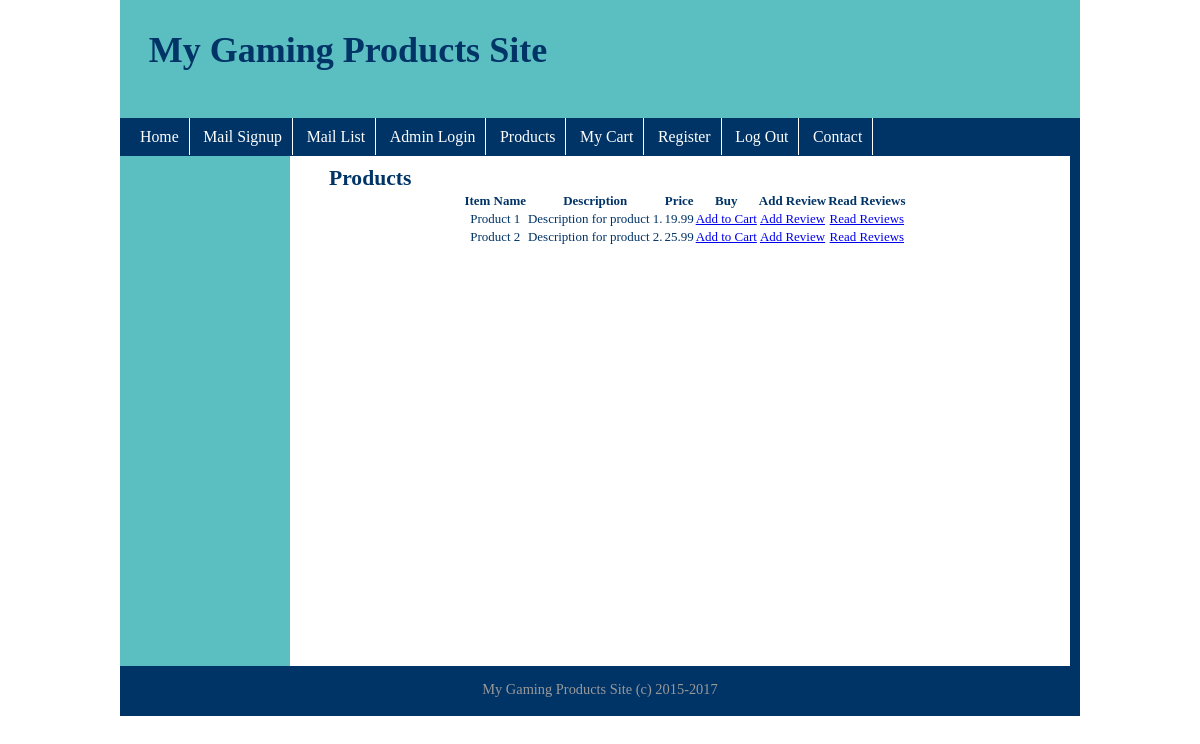
/products.php, run on the app's committed database.
### tables this page shows
CREATE TABLE `products` (
  `id` int(11) NOT NULL auto_increment,
  `title` varchar(3000) NOT NULL,
  `description` longtext NOT NULL,
  `price` varchar(500) NOT NULL,
  PRIMARY KEY  (`id`)
);

### products.php (the view, shortened to what this page needs)
<!DOCTYPE html>
<html>
<head>
<link href="style.css" rel="stylesheet" type="text/css" />
</head>
<body>
<?php include('includes/header.inc');?>
<?php include('includes/nav.inc');?>
<div id="wrapper">
	<?php include('includes/aside.inc');?>
	<section>
	<h2>Products</h2>
        <table width="%100">
        <tr>
        <th>Item Name</th>
            <th>Description</th>
            <th>Price</th>
            <th>Buy</th>
            <th>Add Review</th>
            <th>Read Reviews</th>
        </tr>
            <?php include('includes/dbc.php');
            $sql = "SELECT * FROM products ORDER BY id ASC";
            $result = mysqli_query($con, $sql);
            if($result == false){
                $error_message = mysqli_error($con);
                echo "<p>There has been a query error: $error_message</p>";
            }else{
                if(mysqli_num_rows($result)==0){
                    echo '<tr><td colspan="4">Sorry... No data</td></tr>';
                }else{
                    while ($row=mysqli_fetch_assoc($result)){
                        echo '<tr><td align="center">' . $row['title'] . '</td>';
                        echo '<td align="center">' . $row['description'] . '</td>';
                        echo '<td align="center">' . $row['price'] . '</td>';
                        echo '<td align="center"><a href="my_cart.php?id=' . $row['id'] . '">Add to Cart</a>';
                        echo '<td align="center"><a href="review.php?id=' . $row['id'] . '">Add Review</a>';
                        echo '<td align="center"><a href="read_reviews.php?">Read Reviews</a>';
                        echo '</tr>';
                    }
                }
            }
            ?>
        </table>
	</section>
</div>
<?php include('includes/footer.inc');?>
</body>
</html>

### style.css (style rules this page uses)
* { margin:0 auto;padding:0; }
body { margin:0px auto; width:960px; font: .9em Verdana; color:#036; }
#wrapper { clear:both; overflow:auto; width:100%; }
#wrapper section { min-width:780px; max-width: 80%; min-height: 510px; background:#FFF; float:left; border-right: 10px solid #036; }
#wrapper section h2 { max-width: 90%; padding-top: 10px; }
table { font-size: 90%; padding-left: 10px; }

### data on the page
products: title "Product 1", description "Description for product 1.", price "19.99"
products: title "Product 2", description "Description for product 2.", price "25.99"
